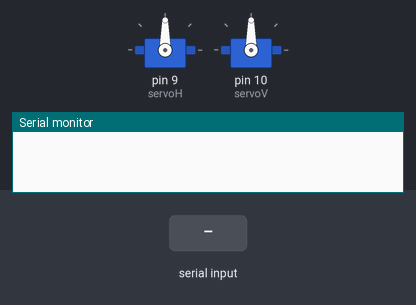
Bench run of a sketch on a simulated Arduino Uno, built with avr-gcc and run on an emulated ATmega328P. Shown: 2 × servo, the last lines printed to the serial monitor. The test bench sets the inputs (shaded band).

Above: at 1.2 s.
1.3 s: "90,45\n" received over the second serial link
At 1.9 s:
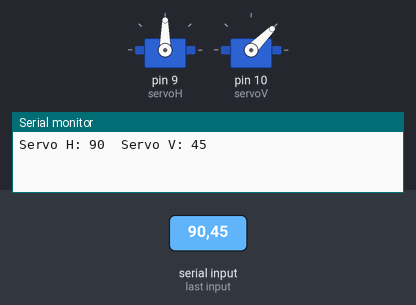
2.8 s: "30,150\n" received over the second serial link
At 4.0 s:
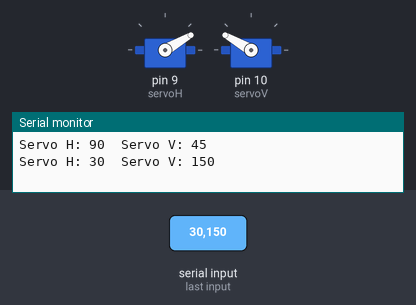
4.3 s: "5\n" received over the second serial link
At 5.3 s:
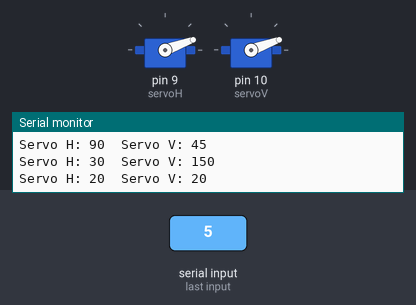
5.8 s: "200\n" received over the second serial link
At 6.5 s:
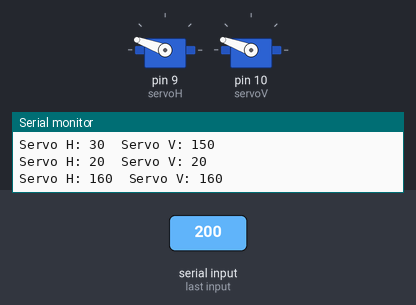
7.3 s: "1,90\n" received over the second serial link
At 7.6 s:
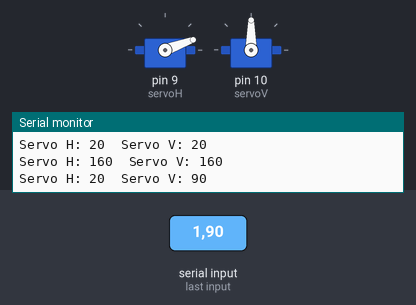
8.8 s: "90\n" received over the second serial link
At 10.0 s:
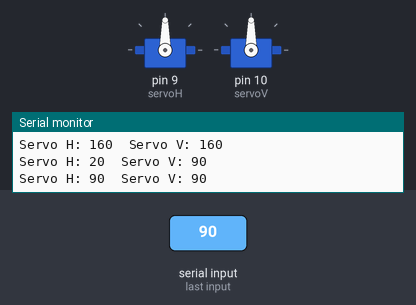
Timing chart, 0 to 11.3 s (numbered marks = the images above; inputs shaded):
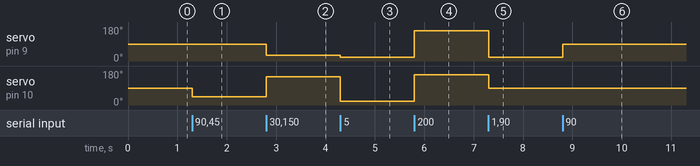

The sketch:

CodigoEsclavoInicial.ino
```cpp
#include <SoftwareSerial.h>
#include <Servo.h>

// Comunicación con el Arduino Maestro (RX, TX)
SoftwareSerial maestro(2, 3);

Servo servoH;
Servo servoV;

String data = "";

void setup() {
  Serial.begin(9600);
  maestro.begin(9600);

  servoH.attach(9);
  servoV.attach(10);

  servoH.write(90);
  servoV.write(90);
}

void loop() {
  while (maestro.available()) {
    char c = maestro.read();


    if (c == '\n') {
      int commaIndex = data.indexOf(',');

      int posH = data.substring(0, commaIndex).toInt();
      int posV = data.substring(commaIndex + 1).toInt();

      posH = constrain(posH, 20, 160);
      posV = constrain(posV, 20, 160);

      servoH.write(posH);
      servoV.write(posV);

      Serial.print("Servo H: ");
      Serial.print(posH);
      Serial.print("  Servo V: ");
      Serial.println(posV);

      data = "";
    } else {
      data += c;
    }
  }
}
```

Measured:
- after the input at 1.3 s, servo on pin 10 (servoV): 90° → 45° at once
- after the input at 2.8 s, servo on pin 9 (servoH): 90° → 30° at once; servo on pin 10 (servoV): 45° → 150° at once
- after the input at 4.3 s, servo on pin 9 (servoH): 30° → 20° at once; servo on pin 10 (servoV): 150° → 20° at once
- after the input at 5.8 s, servo on pin 9 (servoH), servo on pin 10 (servoV): 20° → 160° at once
- after the input at 7.3 s, servo on pin 9 (servoH): 160° → 20° at once; servo on pin 10 (servoV): 160° → 90° at once
- after the input at 8.8 s, servo on pin 9 (servoH): 20° → 90° at once
